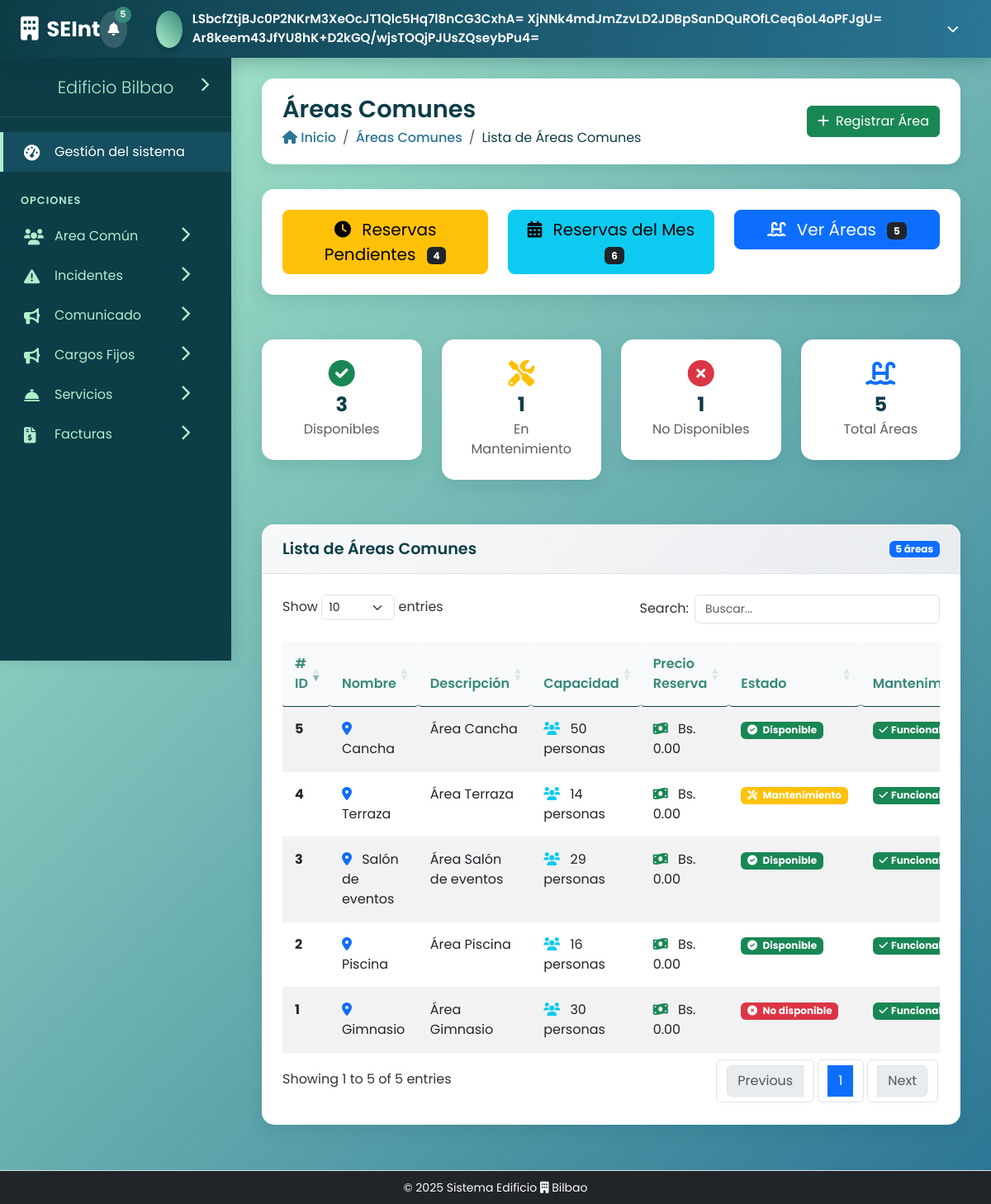
Page /public/controlador/AreaComunControlador.php (signed in) on the committed database.
### tables this page shows
CREATE TABLE area_comun (
                            id_area INT AUTO_INCREMENT PRIMARY KEY,
                            nombre VARCHAR(100) NOT NULL,
                            descripcion TEXT DEFAULT NULL,
                            capacidad INT DEFAULT NULL,
                            costo_reserva decimal(10,2) not null,
                            fecha_inicio_mantenimiento datetime default null,
                            fecha_fin_mantenimiento datetime default null,
                            estado ENUM('disponible', 'mantenimiento', 'no disponible','eliminado') DEFAULT 'disponible'
);

### public/modelo/AreaComunModelo.php (called while the page is built, shortened)
<?php
class AreaComunModelo
{
    private $db;
    private $table_name = "area_comun";
    private $table_reservas = "reserva_area_comun";
    public function __construct($db, $encryption_key = null)
    {
        $this->db = $db;
        $this->encryption_key = $encryption_key ?: '1A3F6C9E2B5D8A0C7E4F1A2B3C8D5E6F7A1B2C3D4E5F6A7B8C9D0E1F2A3B4C5D6';
    }
    public function listarAreas()
    {
        try {
            $sql = "SELECT * FROM $this->table_name WHERE estado != 'eliminado' ORDER BY nombre";
            $stmt = $this->db->prepare($sql);
            $stmt->execute();
            return $stmt->fetchAll(PDO::FETCH_ASSOC);
        } catch (Exception $e) {
            error_log("Error en listarAreas: " . $e->getMessage());
            return false;
        }
    }
    public function contarReservasPendientes()
    {
        try {
            $sql = "SELECT COUNT(*) AS total_pendientes
                    FROM $this->table_reservas rac
                    JOIN $this->table_name ac ON rac.id_area = ac.id_area
                    WHERE rac.estado = 'pendiente'
                    AND ac.estado != 'eliminado'";
            $stmt = $this->db->prepare($sql);
            $stmt->execute();
            $resultado = $stmt->fetch(PDO::FETCH_ASSOC);
            return $resultado ? (int)$resultado['total_pendientes'] : 0;
        } catch (Exception $e) {
            error_log("Error en contarReservasPendientes: " . $e->getMessage());
            return 0;
        }
    }
    public function contarReservasEsteMes()
    {
        try {
            $fecha_inicio = date('Y-m-01');
            $fecha_fin = date('Y-m-t');
            $sql = "SELECT COUNT(*) AS total_reservas
                    FROM $this->table_reservas rac
                    JOIN $this->table_name ac ON rac.id_area = ac.id_area
                    WHERE rac.fecha_reserva BETWEEN :fecha_inicio AND :fecha_fin
                    AND ac.estado != 'eliminado'";
            $stmt = $this->db->prepare($sql);
            $stmt->bindParam(':fecha_inicio', $fecha_inicio);
            $stmt->bindParam(':fecha_fin', $fecha_fin);
            $stmt->execute();
            $resultado = $stmt->fetch(PDO::FETCH_ASSOC);
            return $resultado ? (int)$resultado['total_reservas'] : 0;
        } catch (Exception $e) {
            error_log("Error en contarReservasEsteMes: " . $e->getMessage());
            return 0;
        }
    }
    public function contarAreasPorEstado()
    {
        try {
            $sql = "SELECT estado, COUNT(*) AS total
                    FROM $this->table_name
                    GROUP BY estado";
            $stmt = $this->db->prepare($sql);
            $stmt->execute();
            $resultados = $stmt->fetchAll(PDO::FETCH_ASSOC);
            $conteo = [
                'disponible' => 0,
                'mantenimiento' => 0,
                'no disponible' => 0,
                'eliminado' => 0,
                'total' => 0
            ];
            foreach ($resultados as $fila) {
                $estado = $fila['estado'];
                $conteo[$estado] = (int)$fila['total'];
            }
            $conteo['total'] = $conteo['disponible']
                + $conteo['mantenimiento']
                + $conteo['no disponible']
                + $conteo['eliminado'];
            return $conteo;
        } catch (Exception $e) {
            error_log("Error en contarAreasPorEstado: " . $e->getMessage());
            return [
                'disponible' => 0,
                'mantenimiento' => 0,
                'no disponible' => 0,
                'eliminado' => 0,
                'total' => 0
            ];
        }
    }
}
?>

### public/vista/ListarAreasComunesVista.php (the view, shortened to what this page needs)
<?php include("../../includes/header.php");
?>
    <div class="page-header fade-in">
        <div class="page-title">
            <h1>Áreas Comunes</h1>
            <nav aria-label="breadcrumb">
                <ol class="breadcrumb">
                    <li class="breadcrumb-item"><a href="#"><i class="fas fa-home"></i> Inicio</a></li>
                    <li class="breadcrumb-item"><a href="#">Áreas Comunes</a></li>
                    <li class="breadcrumb-item active" aria-current="page">Lista de Áreas Comunes</li>
                </ol>
            </nav>
        </div>
        <div class="page-actions">
            <a href="AreaComunControlador.php?action=formularioArea" class="btn btn-success">
                <i class="fas fa-plus me-2"></i>Registrar Área
            </a>
        </div>
    </div>
    <div class="row fade-in mb-4">
        <div class="col-12">
            <div class="content-box">
                <div class="content-box-body">
                    <div class="row text-center">
                        <div class="col-md-4 mb-3 mb-md-0">
                            <a href="AreaComunControlador.php?action=verReservasPendientes"
                               class="btn btn-warning btn-lg w-100">
                                <i class="fas fa-clock me-2"></i>
                                Reservas Pendientes
                                <span class="badge bg-dark ms-2"><?php echo $numeroReservasPendientes; ?></span>
                            </a>
                        </div>
                        <div class="col-md-4 mb-3 mb-md-0">
                            <a href="AreaComunControlador.php?action=verReservasMes"
                               class="btn btn-info btn-lg w-100">
                                <i class="fas fa-calendar-alt me-2"></i>
                                Reservas del Mes
                                <span class="badge bg-dark ms-2"><?php echo $numeroReservasMes; ?></span>
                            </a>
                        </div>
                        <div class="col-md-4">
                            <a href="AreaComunControlador.php?action=listarAreas"
                               class="btn btn-primary btn-lg w-100">
                                <i class="fas fa-swimming-pool me-2"></i>
                                Ver Áreas
                                <span class="badge bg-dark ms-2"><?php echo count($areascomunes); ?></span>
                            </a>
                        </div>
                    </div>
                </div>
            </div>
        </div>
    </div>
    <div class="row fade-in mb-4">
        <div class="col-md-3">
            <div class="content-box text-center">
                <div class="content-box-body">
                    <i class="fas fa-check-circle fa-2x text-success mb-2"></i>
                    <h4 class="mb-1"><?php echo $numeroDisponible; ?></h4>
                    <p class="text-muted mb-0">Disponibles</p>
                </div>
            </div>
        </div>
        <div class="col-md-3">
            <div class="content-box text-center">
                <div class="content-box-body">
                    <i class="fas fa-tools fa-2x text-warning mb-2"></i>
                    <h4 class="mb-1"><?php echo $numeroMantenimiento; ?></h4>
                    <p class="text-muted mb-0">En Mantenimiento</p>
                </div>
            </div>
        </div>
        <div class="col-md-3">
            <div class="content-box text-center">
                <div class="content-box-body">
                    <i class="fas fa-times-circle fa-2x text-danger mb-2"></i>
                    <h4 class="mb-1"><?php echo $numeroNoDisponible; ?></h4>
                    <p class="text-muted mb-0">No Disponibles</p>
                </div>
            </div>
        </div>
        <div class="col-md-3">
            <div class="content-box text-center">
                <div class="content-box-body">
                    <i class="fas fa-swimming-pool fa-2x text-primary mb-2"></i>
                    <h4 class="mb-1"><?php echo $numeroTotalArea; ?></h4>
                    <p class="text-muted mb-0">Total Áreas</p>
                </div>
            </div>
        </div>
    </div>
    <div class="row fade-in">
        <div class="col-12">
            <div class="content-box">
                <div class="content-box-header d-flex justify-content-between align-items-center">
                    <h5>Lista de Áreas Comunes</h5>
                    <span class="badge bg-primary"><?php echo count($areascomunes); ?> áreas</span>
                </div>
                <div class="content-box-body">
                    <?php if (empty($areascomunes)): ?>
                        <div class="text-center py-4">
                            <i class="fas fa-swimming-pool fa-3x text-muted mb-3"></i>
                            <p class="text-muted">No hay áreas comunes registradas</p>
                        </div>
                    <?php else: ?>
                        <div class="table-container">
                            <table id="tablaAreasComunes" class="table table-hover table-striped">
                                <thead>
                                <tr>
                                    <th># ID</th>
                                    <th>Nombre</th>
                                    <th>Descripción</th>
                                    <th>Capacidad</th>
                                    <th>Precio Reserva</th>
                                    <th>Estado</th>
                                    <th>Mantenimiento</th>
                                </tr>
                                </thead>
                                <tbody>
                                <?php foreach ($areascomunes as $area): ?>
                                    <tr>
                                        <td><strong><?php echo htmlspecialchars($area['id_area']); ?></strong></td>
                                        <td>
                                            <i class="fas fa-map-marker-alt text-primary me-2"></i>
                                            <?php echo htmlspecialchars($area['nombre']); ?>
                                        </td>
                                        <td>
                                            <?php echo htmlspecialchars($area['descripcion']); ?>
                                        </td>
                                        <td>
                                            <i class="fas fa-users text-info me-2"></i>
                                            <?php echo htmlspecialchars($area['capacidad']); ?> personas
                                        </td>
                                        <td>
                                            <i class="fas fa-money-bill-wave text-success me-2"></i>
                                            Bs. <?php echo number_format($area['costo_reserva'], 2); ?>
                                        </td>
                                        <td>
                                            <?php
                                            $badge_class = '';
                                            switch($area['estado']) {
                                                case 'disponible':
                                                    $badge_class = 'bg-success';
                                                    $icon = 'fa-check-circle';
                                                    break;
                                                case 'mantenimiento':
                                                    $badge_class = 'bg-warning';
                                                    $icon = 'fa-tools';
                                                    break;
                                                case 'no disponible':
                                                    $badge_class = 'bg-danger';
                                                    $icon = 'fa-times-circle';
                                                    break;
                                            }
                                            ?>
                                            <span class="badge <?php echo $badge_class; ?>">
                                                <i class="fas <?php echo $icon; ?> me-1"></i>
                                                <?php echo ucfirst(htmlspecialchars($area['estado'])); ?>
                                            </span>
                                        </td>
                                        <td>
                                            <?php if ($area['fecha_inicio_mantenimiento'] && $area['fecha_fin_mantenimiento']): ?>
                                                <small class="text-muted">
                                                    <i class="fas fa-calendar-alt me-1"></i>
                                                    <?php echo date('d/m/Y', strtotime($area['fecha_inicio_mantenimiento'])); ?>
                                                    -
                                                    <?php echo date('d/m/Y', strtotime($area['fecha_fin_mantenimiento'])); ?>
                                                </small>
                                            <?php else: ?>
                                                <span class="badge bg-success">
                                                    <i class="fas fa-check me-1"></i>Funcional
                                                </span>
                                            <?php endif; ?>
                                        </td>
                                    </tr>
                                <?php endforeach; ?>
                                </tbody>
                            </table>
                        </div>
                    <?php endif; ?>
                </div>
            </div>
        </div>
    </div>
    <link rel="stylesheet" type="text/css" href="https://cdn.datatables.net/1.13.6/css/dataTables.bootstrap5.min.css">
    <link rel="stylesheet" type="text/css" href="https://cdn.datatables.net/responsive/2.5.0/css/responsive.bootstrap5.min.css">
<?php include("../../includes/footer.php"); ?>

### rows in the picture
area_comun: id_area "5", nombre "Cancha", descripcion "Área Cancha", capacidad "50", costo_reserva "0.00", estado "Disponible", shows "Funcional"
area_comun: id_area "1", nombre "Gimnasio", descripcion "Área Gimnasio", capacidad "30", costo_reserva "0.00", estado "No disponible", shows "Funcional"
area_comun: id_area "2", nombre "Piscina", descripcion "Área Piscina", capacidad "16", costo_reserva "0.00", estado "Disponible", shows "Funcional"
area_comun: id_area "3", nombre "Salón de eventos", descripcion "Área Salón de eventos", capacidad "29", costo_reserva "0.00", estado "Disponible", shows "Funcional"
area_comun: id_area "4", nombre "Terraza", descripcion "Área Terraza", capacidad "14", costo_reserva "0.00", estado "Mantenimiento", shows "Funcional"

### other values in the picture
$_SESSION['nombre'] "LSbcfZtjBJc0P2NKrM3XeOcJT1Qlc5Hq7l8nCG3CxhA="
$_SESSION['apellido_paterno'] "XjNNk4mdJmZzvLD2JDBpSanDQuROfLCeq6oL4oPFJgU="
$_SESSION['apellido_materno'] "Ar8keem43JfYU8hK+D2kGQ/wjsTOQjPJUsZQseybPu4="
$numeroReservasPendientes "4"
$numeroReservasMes "6"
count($areascomunes) "5"
$numeroDisponible "3"
$numeroMantenimiento "1"
$numeroNoDisponible "1"
$numeroTotalArea "5"
